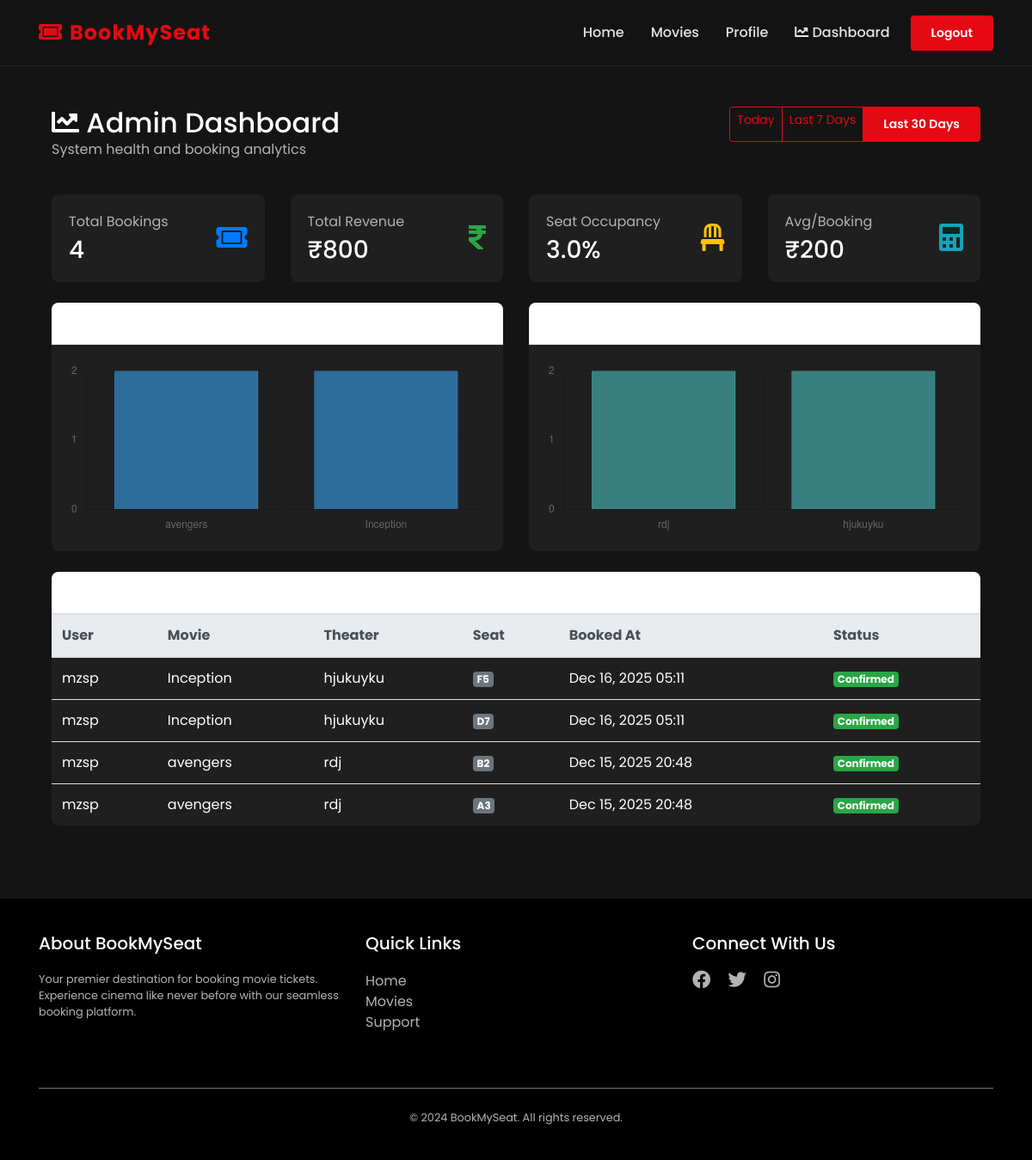
Screenshot of /movies/admin-dashboard/?filter=30 (signed in) with the database file from the repository.
### movies/models.py (models this page shows, shortened)
class Booking(models.Model):
    user=models.ForeignKey(User,on_delete=models.CASCADE)
    seat=models.ForeignKey(Seat,on_delete=models.CASCADE, related_name='bookings')
    movie=models.ForeignKey(Movie,on_delete=models.CASCADE)
    theater=models.ForeignKey(Theater,on_delete=models.CASCADE)
    booked_at=models.DateTimeField(auto_now_add=True)
    payment_id = models.CharField(max_length=100, blank=True, null=True)
    is_email_sent = models.BooleanField(default=False)
    class Meta:
        unique_together = [['seat', 'theater']]

class Movie(models.Model):
    name= models.CharField(max_length=255)
    image= models.ImageField(upload_to="movies/")
    rating = models.DecimalField(max_digits=3,decimal_places=1)
    cast= models.TextField()
    description= models.TextField(blank=True,null=True) # optional
    genre = models.CharField(max_length=100, default='Action')
    language = models.CharField(max_length=100, default='Hindi')
    trailer_url = models.URLField(max_length=500, blank=True, null=True, help_text="YouTube trailer URL")

class Theater(models.Model):
    name = models.CharField(max_length=255)
    movie = models.ForeignKey(Movie,on_delete=models.CASCADE,related_name='theaters')
    time= models.DateTimeField()

class Seat(models.Model):
    STATUS_CHOICES = (
        ('available', 'Available'),
        ('locked', 'Locked'),
        ('booked', 'Booked'),
    )
    theater = models.ForeignKey(Theater,on_delete=models.CASCADE,related_name='seats')
    seat_number = models.CharField(max_length=10)
    status = models.CharField(max_length=10, choices=STATUS_CHOICES, default='available')
    locked_at = models.DateTimeField(null=True, blank=True)
    locked_by = models.ForeignKey(User, on_delete=models.SET_NULL, null=True, blank=True)
    class Meta:
        unique_together = [['theater', 'seat_number']]
        indexes = [
            models.Index(fields=['theater', 'status']),
        ]

### movies/views.py (the view)
# urls.py: path('admin-dashboard/', views.admin_dashboard, name='admin_dashboard'),
def admin_dashboard(request):
    is_audit = request.GET.get('audit') == 'true'
    if not request.user.is_staff and not is_audit:
        return redirect('login')
    if is_audit:
        print("INFO: Admin Dashboard accessed via Guest Auditor mode")
    time_filter = request.GET.get('filter', '7')
    metrics = get_admin_metrics(time_filter)
    total_seats = Seat.objects.count()
    booked_count = Seat.objects.filter(status='booked').count()
    occupancy = (booked_count / total_seats * 100) if total_seats > 0 else 0
    metrics.update({
        'time_filter': time_filter,
        'occupancy_percentage': round(occupancy, 1),
    })
    return render(request, 'movies/admin_dashboard.html', metrics)

### templates/movies/admin_dashboard.html (shortened to what this page needs)
{% extends "users/basic.html" %}
{% block content %}
<div class="container-fluid py-4">
    <div class="row mb-4">
        <div class="col-md-8">
            <h2 class="mb-0"><i class="fas fa-chart-line"></i> Admin Dashboard</h2>
            {% if request.GET.audit == 'true' %}
            <div class="badge badge-info mt-2 px-3 py-2">
                <i class="fas fa-user-shield mr-1"></i> GUEST AUDITOR MODE (Read-Only)
            </div>
            {% else %}
            <p class="text-muted">System health and booking analytics</p>
            {% endif %}
        </div>
        <div class="col-md-4 text-right">
            <div class="btn-group" role="group">
                <a href="?filter=today"
                    class="btn btn-sm {% if time_filter == 'today' %}btn-primary{% else %}btn-outline-primary{% endif %}">Today</a>
                <a href="?filter=7"
                    class="btn btn-sm {% if time_filter == '7' %}btn-primary{% else %}btn-outline-primary{% endif %}">Last
                    7 Days</a>
                <a href="?filter=30"
                    class="btn btn-sm {% if time_filter == '30' %}btn-primary{% else %}btn-outline-primary{% endif %}">Last
                    30 Days</a>
            </div>
        </div>
    </div>
    <div class="row mb-4">
        <div class="col-md-3">
            <div class="card border-0 shadow-sm">
                <div class="card-body">
                    <div class="d-flex justify-content-between align-items-center">
                        <div>
                            <p class="text-muted mb-1">Total Bookings</p>
                            <h3 class="mb-0">{{ total_bookings }}</h3>
                        </div>
                        <div class="text-primary">
                            <i class="fas fa-ticket-alt fa-2x"></i>
                        </div>
                    </div>
                </div>
            </div>
        </div>
        <div class="col-md-3">
            <div class="card border-0 shadow-sm">
                <div class="card-body">
                    <div class="d-flex justify-content-between align-items-center">
                        <div>
                            <p class="text-muted mb-1">Total Revenue</p>
                            <h3 class="mb-0">₹{{ total_revenue }}</h3>
                        </div>
                        <div class="text-success">
                            <i class="fas fa-rupee-sign fa-2x"></i>
                        </div>
                    </div>
                </div>
            </div>
        </div>
        <div class="col-md-3">
            <div class="card border-0 shadow-sm">
                <div class="card-body">
                    <div class="d-flex justify-content-between align-items-center">
                        <div>
                            <p class="text-muted mb-1">Seat Occupancy</p>
                            <h3 class="mb-0">{{ occupancy_percentage }}%</h3>
                        </div>
                        <div class="text-warning">
                            <i class="fas fa-chair fa-2x"></i>
                        </div>
                    </div>
                </div>
            </div>
        </div>
        <div class="col-md-3">
            <div class="card border-0 shadow-sm">
                <div class="card-body">
                    <div class="d-flex justify-content-between align-items-center">
                        <div>
                            <p class="text-muted mb-1">Avg/Booking</p>
                            <h3 class="mb-0">₹200</h3>
                        </div>
                        <div class="text-info">
                            <i class="fas fa-calculator fa-2x"></i>
                        </div>
                    </div>
                </div>
            </div>
        </div>
    </div>
    <div class="row mb-4">
        <div class="col-md-6">
            <div class="card border-0 shadow-sm">
                <div class="card-header bg-white">
                    <h5 class="mb-0"><i class="fas fa-film"></i> Most Booked Movies</h5>
                </div>
                <div class="card-body">
                    {% if most_booked_movies %}
                    <canvas id="moviesChart" height="200"></canvas>
                    {% else %}
                    <p class="text-center text-muted py-5">No booking data available</p>
                    {% endif %}
                </div>
            </div>
        </div>
        <div class="col-md-6">
            <div class="card border-0 shadow-sm">
                <div class="card-header bg-white">
                    <h5 class="mb-0"><i class="fas fa-building"></i> Most Active Theaters</h5>
                </div>
                <div class="card-body">
                    {% if most_active_theaters %}
                    <canvas id="theatersChart" height="200"></canvas>
                    {% else %}
                    <p class="text-center text-muted py-5">No booking data available</p>
                    {% endif %}
                </div>
            </div>
        </div>
    </div>
    <div class="row">
        <div class="col-12">
            <div class="card border-0 shadow-sm">
                <div class="card-header bg-white">
                    <h5 class="mb-0"><i class="fas fa-history"></i> Recent Bookings</h5>
                </div>
                <div class="card-body p-0">
                    <div class="table-responsive">
                        <table class="table table-hover mb-0">
                            <thead class="thead-light">
                                <tr>
                                    <th>User</th>
                                    <th>Movie</th>
                                    <th>Theater</th>
                                    <th>Seat</th>
                                    <th>Booked At</th>
                                    <th>Status</th>
                                </tr>
                            </thead>
                            <tbody>
                                {% for booking in recent_bookings %}
                                <tr>
                                    <td>{{ booking.user.username }}</td>
                                    <td>{{ booking.movie.name }}</td>
                                    <td>{{ booking.theater.name }}</td>
                                    <td><span class="badge badge-secondary">{{ booking.seat.seat_number }}</span></td>
                                    <td>{{ booking.booked_at|date:"M d, Y H:i" }}</td>
                                    <td><span class="badge badge-success">Confirmed</span></td>
                                </tr>
                                {% empty %}
                                <tr>
                                    <td colspan="6" class="text-center text-muted py-4">No recent bookings</td>
                                </tr>
                                {% endfor %}
                            </tbody>
                        </table>
                    </div>
                </div>
            </div>
        </div>
    </div>
</div>
<script>
    document.addEventListener('DOMContentLoaded', function () {
        // Movies Chart
        const moviesDataEl = document.getElementById('moviesData');
        if (moviesDataEl) {
            const moviesData = JSON.parse(moviesDataEl.textContent);
            const moviesCtx = document.getElementById('moviesChart').getContext('2d');
            new Chart(moviesCtx, {
                type: 'bar',
                data: {
                    labels: moviesData.labels,
                    datasets: [{
                        label: 'Bookings',
                        data: moviesData.data,
                        backgroundColor: 'rgba(54, 162, 235, 0.6)',
                        borderColor: 'rgba(54, 162, 235, 1)',
                        borderWidth: 1
                    }]
                },
                options: {
                    responsive: true,
                    maintainAspectRatio: false,
                    plugins: {
                        legend: { display: false }
                    },
                    scales: {
                        y: { beginAtZero: true, ticks: { stepSize: 1 } }
                    }
                }
            });
        }
        // Theaters Chart
        const theatersDataEl = document.getElementById('theatersData');
        if (theatersDataEl) {
            const theatersData = JSON.parse(theatersDataEl.textContent);
            const theatersCtx = document.getElementById('theatersChart').getContext('2d');
            new Chart(theatersCtx, {
                type: 'bar',
                data: {
                    labels: theatersData.labels,
                    datasets: [{
                        label: 'Bookings',
                        data: theatersData.data,
                        backgroundColor: 'rgba(75, 192, 192, 0.6)',
                        borderColor: 'rgba(75, 192, 192, 1)',
                        borderWidth: 1
                    }]
                },
                options: {
                    responsive: true,
                    maintainAspectRatio: false,
                    plugins: {
                        legend: { display: false }
                    },
                    scales: {
                        y: { beginAtZero: true, ticks: { stepSize: 1 } }
                    }
                }
            });
        }
    });
</script>
{% endblock %}

### static/css/style.css (style rules this page uses)
:root { --primary-color: #e50914; --dark-bg: #141414; --card-bg: #1f1f1f; --text-color: #ffffff; --text-muted: #b3b3b3; }
body { font-family: 'Poppins', sans-serif; background-color: var(--dark-bg); color: var(--text-color); margin: 0; padding: 0; }
.card { background-color: var(--card-bg); border: none; border-radius: 8px; overflow: hidden; transition: transform 0.3s ease, box-shadow 0.3s ease; }
.text-muted { color: var(--text-muted) !important; }
.btn-primary { background-color: var(--primary-color); border: none; padding: 10px 24px; font-weight: 600; border-radius: 4px; }
.btn-outline-primary { color: var(--primary-color); border-color: var(--primary-color); }
h1, h2, h3, h4, h5 { color: white; }

### templates/movies/admin_dashboard.html (style rules this page uses)
.card { transition: transform 0.2s; }

### rows the page displays
Booking: user.username "mzsp", movie.name "Inception", theater.name "hjukuyku", seat.seat_number "F5", booked_at "Dec 16, 2025 05:11"
Booking: user.username "mzsp", movie.name "Inception", theater.name "hjukuyku", seat.seat_number "D7", booked_at "Dec 16, 2025 05:11"
Booking: user.username "mzsp", movie.name "avengers", theater.name "rdj", seat.seat_number "B2", booked_at "Dec 15, 2025 20:48"
Booking: user.username "mzsp", movie.name "avengers", theater.name "rdj", seat.seat_number "A3", booked_at "Dec 15, 2025 20:48"

### other values shown
{{ total_bookings }} "4"
{{ total_revenue }} "800"
{{ occupancy_percentage }} "3.0"
